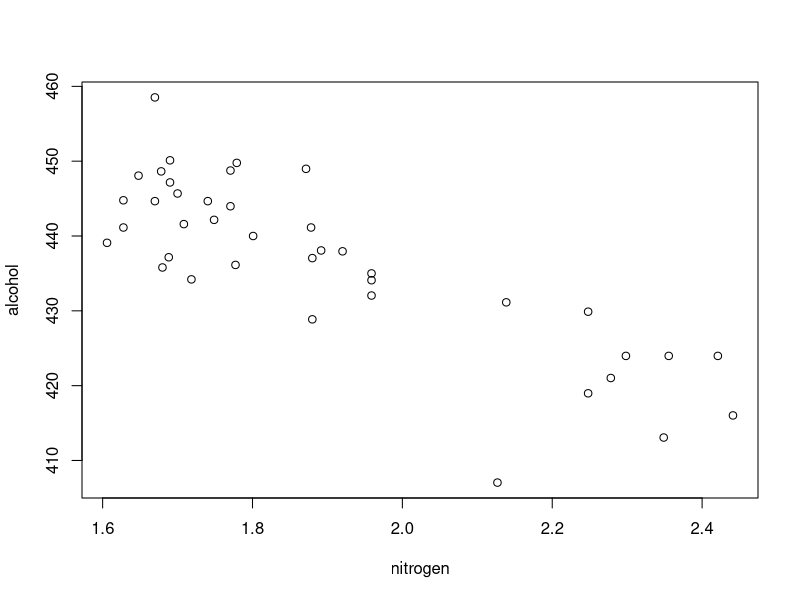
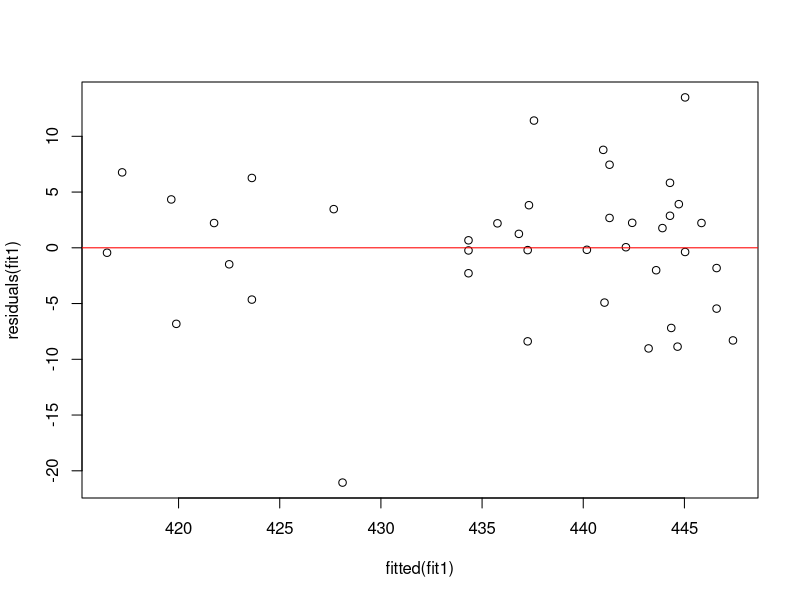

Reproduce these figures in R, in order.
## ---- chunk 1
grain_df <- read.csv('data/grains.dat', sep = ' ', header = TRUE)
head(grain_df)
## ---- chunk 2
plot(
  grain_df$alcohol ~ grain_df$nitrogen,
  xlab = 'nitrogen',
  ylab = 'alcohol'
  )
## ---- chunk 3
fit1 <- lm(alcohol ~ nitrogen, data = grain_df)
coef(fit1)
## ---- chunk 4
pred <- predict(fit1, interval = 'confidence', levels = .99)
pred[, 3] - pred[, 2]
## ---- chunk 5
plot(fitted(fit1), residuals(fit1))
abline(h = 0, col = 'red')
